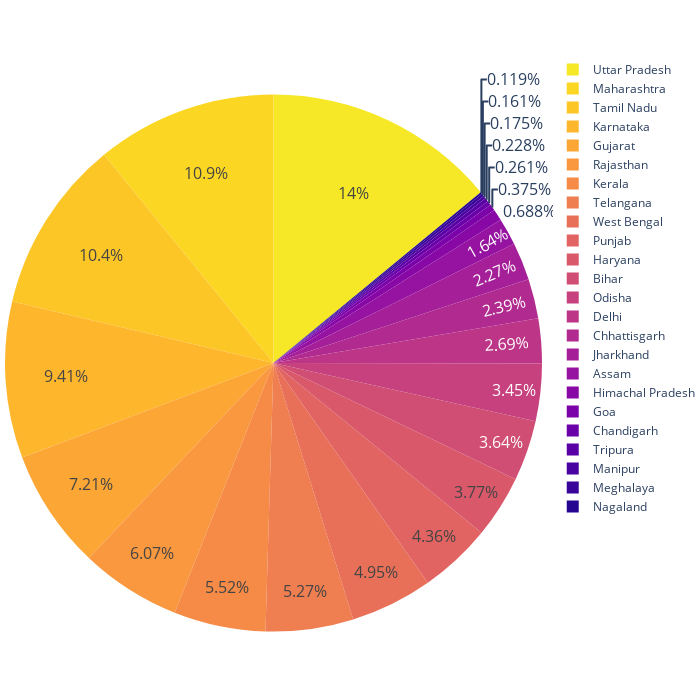

Notebook code for this chart:
### Code cell
plot_pie(df_ev_sale_subset,"Total Non-Electric Vehicle")

### Figure 1 — Plotly figure (JSON) as saved in the notebook; plotly's stock layout.template omitted (floating-point values rounded to 4 significant figures)
{"data": [{"domain": {"x": [0, 1], "y": [0, 1]}, "hovertemplate": "State=%{label}<br>Total Non-Electric Vehicle=%{value}<extra></extra>", "labels": ["Meghalaya", "Nagaland", "Manipur", "Tripura", "Himachal Pradesh", "Goa", "Jharkhand", "Assam", "Chandigarh", "Bihar", "Odisha", "Chhattisgarh", "Punjab", "Telangana", "Kerala", "Karnataka", "West Bengal", "Rajasthan", "Tamil Nadu", "Delhi", "Haryana", "Uttar Pradesh", "Gujarat", "Maharashtra"], "legendgroup": "", "name": "", "showlegend": true, "textfont": {"size": 16}, "type": "pie", "values": [459001, 339129, 499324, 650026, 1964754, 1071570, 6486937, 4677053, 746881, 10407078, 9845073, 6836200, 12463019, 15066192, 15774078, 26870303, 14134171, 17327388, 29842376, 7685600, 10778270, 40092490, 20605484, 31058990]}], "layout": {"height": 700, "legend": {"tracegroupgap": 0}, "margin": {"b": 0, "l": 0, "r": 0, "t": 0}, "piecolorway": ["#f6e826", "#fbd724", "#fdc627", "#feb72d", "#fca636", "#f9983e", "#f58b47", "#ef7e50", "#e87059", "#e16462", "#d9586a", "#d04d73", "#c6417d", "#bc3587", "#b12a90", "#a51f99", "#9613a1", "#8808a6", "#7a02a8", "#6a00a8", "#5901a5", "#4903a0", "#38049a", "#260591"], "width": 700}}
